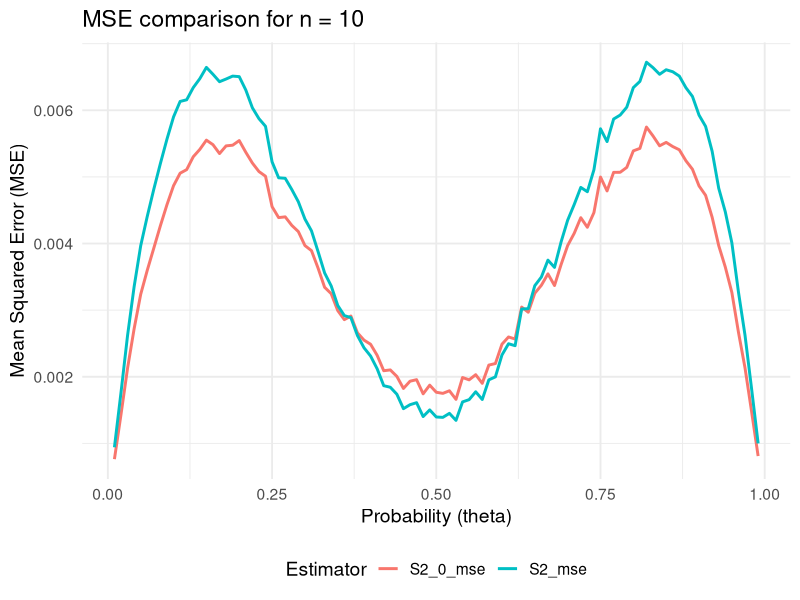
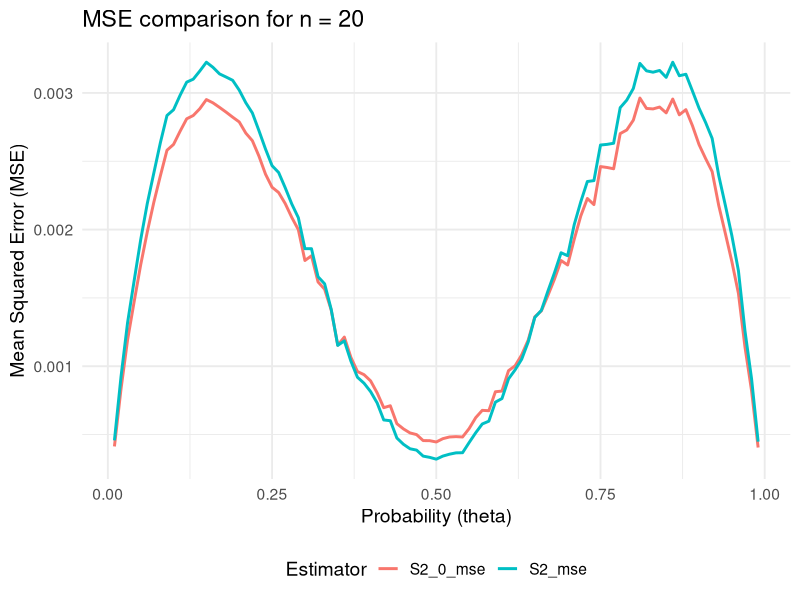
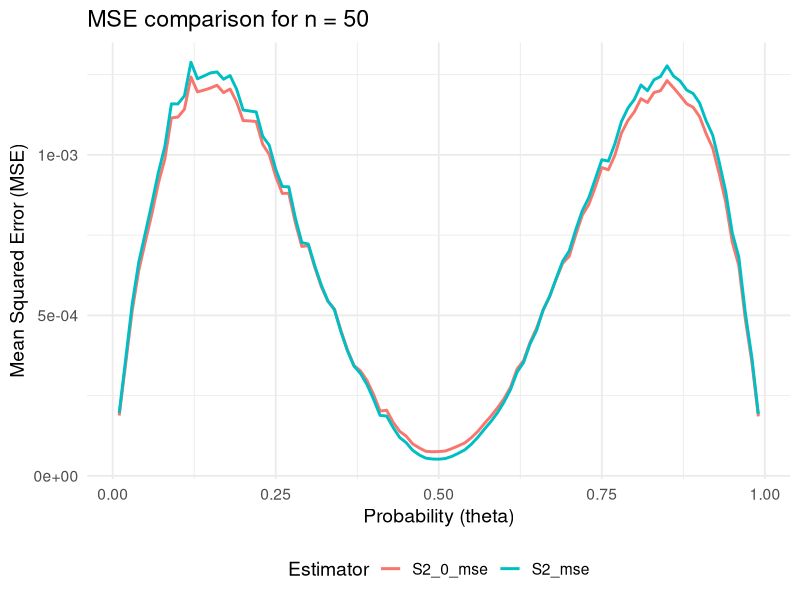
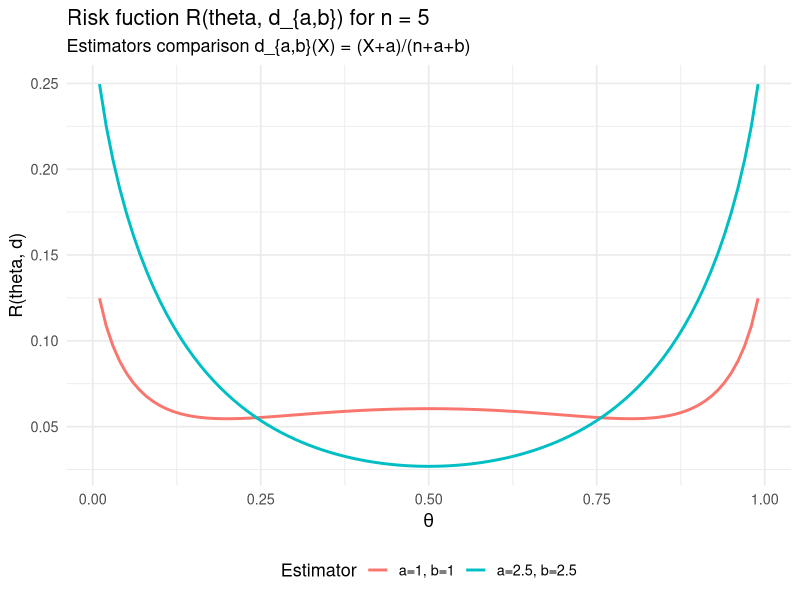
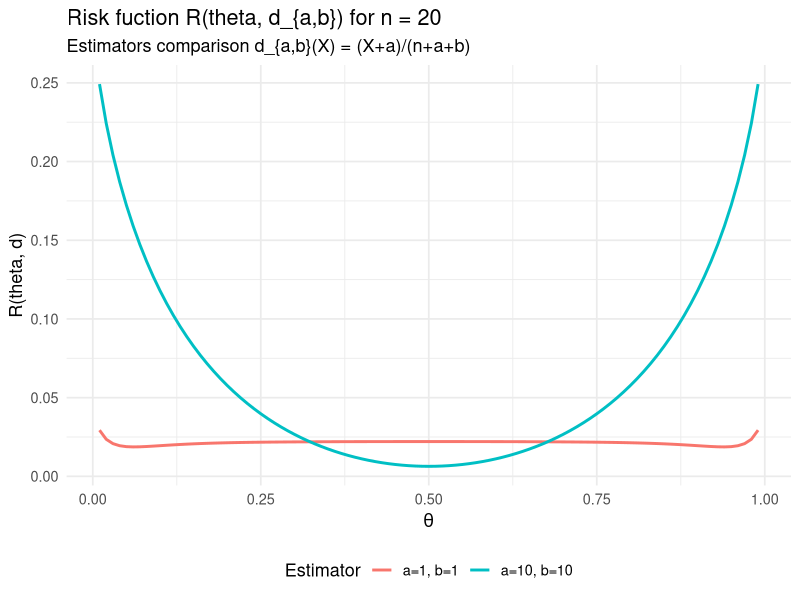
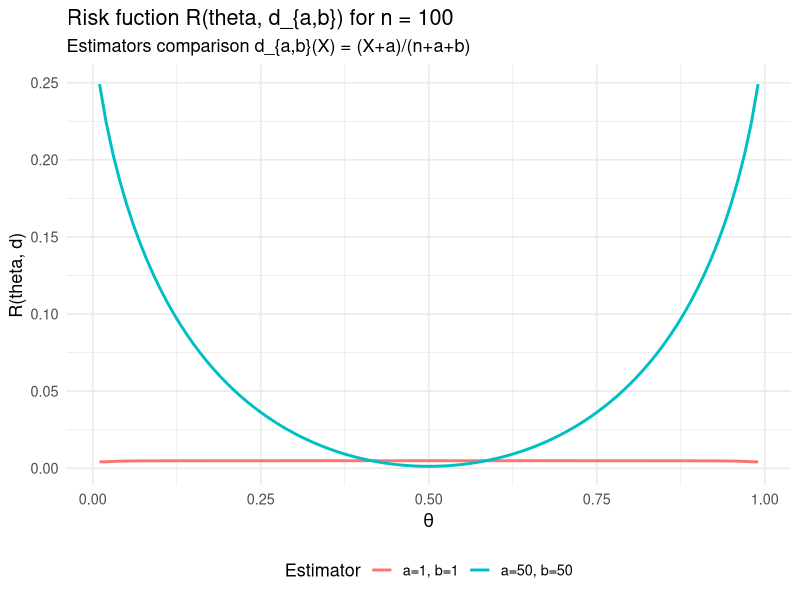

R code for these plots, in order:
library(xtable)
library(ggplot2)
library(tidyr)
library(dplyr)
library(gridExtra)
library(RColorBrewer)

mse_var_estimators <- function(n, theta, nsim = 5000) {
  
  true_var <- theta * (1 - theta)
  
  sims_mse <- replicate(nsim, {
    x <- rbinom(n, size = 1, prob = theta)
    xbar <- mean(x)
    s2_0 <- sum((x - xbar)^2) / n
    s2   <- sum((x - xbar)^2) / (n - 1) 
    c(s2_0 = s2_0, s2 = s2)
  })
  
  est_means <- rowMeans(sims_mse)
  biases <- est_means - true_var
  variances <- apply(sims_mse, 1, var)
  mses <- variances + biases^2
  
  list(
    n = n,
    theta = theta,
    true_var = true_var,
    mean = est_means,
    bias = biases,
    var = variances,
    mse = mses
  )
}

params <- expand.grid(
  n = c(10, 20, 50),
  theta = seq(0.01, 0.99, by = 0.01) 
)

results <- apply(params, 1, function(row) {
  n <- as.numeric(row[1])
  theta <- as.numeric(row[2])
  res <- mse_var_estimators(n, theta, nsim = 5000) 
  data.frame(
    n = n,
    theta = theta,
    true_var = res$true_var,
    S2_0_mse = res$mse["s2_0"],
    S2_mse = res$mse["s2"]
  )
})

results <- do.call(rbind, results)


results_long <- pivot_longer(
  results,
  cols = c(S2_0_mse, S2_mse), 
  names_to = "Estimator",     
  values_to = "MSE"          )

  
p1 <- ggplot(results_long %>% filter(n == 10), aes(x = theta, y = MSE, color = Estimator)) +
  geom_line(linewidth = 1) +
  labs(title = "MSE comparison for n = 10",
       x = "Probability (theta)", 
       y = "Mean Squared Error (MSE)",
       color = "Estimator") +
  theme_minimal(base_size = 14) +
  theme(legend.position = "bottom")


p2 <- ggplot(results_long %>% filter(n == 20), aes(x = theta, y = MSE, color = Estimator)) +
  geom_line(linewidth = 1) +
  labs(title = "MSE comparison for n = 20",
       x = "Probability (theta)", 
       y = "Mean Squared Error (MSE)",
       color = "Estimator") +
  theme_minimal(base_size = 14) +
  theme(legend.position = "bottom")


p3 <- ggplot(results_long %>% filter(n == 50), aes(x = theta, y = MSE, color = Estimator)) +
  geom_line(linewidth = 1) +
  labs(title = "MSE comparison for n = 50",
       x = "Probability (theta)", 
       y = "Mean Squared Error (MSE)",
       color = "Estimator") +
  theme_minimal(base_size = 14) +
  theme(legend.position = "bottom")

print(p1)
print(p2)
print(p3)



risk_entropy_da_b <- function(n, theta, a, b) {
  
  x <- 0:n
  d_x <- (x + a) / (n + a + b)
  
  L <- theta * log(theta / d_x) + (1 - theta) * log((1 - theta) / (1 - d_x))
  
  p_x <- dbinom(x, size = n, prob = theta)
  
  R <- sum(p_x * L)
  return(R)
}

risk_curve <- function(n, thetas, a, b) {
  sapply(thetas, function(th) risk_entropy_da_b(n = n, theta = th, a = a, b = b))
}

n_values <- c(5, 20, 100) 
thetas <- seq(0.01, 0.99, by = 0.01)
param_sets <- list(
  list(a = 1, b = 1, label = "a=1, b=1"),
  list(a = NA, b = NA, label = "a=n/2, b=n/2 (shrink to 1/2)")
)

df_list <- list()
for (n in n_values) {
  for (ps in param_sets) {
    if (is.na(ps$a)) {
      a <- n / 2
      b <- n / 2
      label <- paste0("a=", n/2, ", b=", n/2) 
    } else {
      a <- ps$a; b <- ps$b; label <- ps$label
    }
    Rvals <- risk_curve(n = n, thetas = thetas, a = a, b = b)
    df_list[[length(df_list) + 1]] <- data.frame(
      n = n,
      theta = thetas,
      risk = Rvals,
      estimator = label
    )
  }
}
df <- bind_rows(df_list)


plot_list <- list()
for (n_val in n_values) {
  df_subset <- filter(df, n == n_val)
  
  p <- ggplot(df_subset, aes(x = theta, y = risk, color = estimator)) +
    geom_line(linewidth = 1) +
    labs(
      title = paste("Risk fuction R(theta, d_{a,b}) for n =", n_val),  
      subtitle = "Estimators comparison d_{a,b}(X) = (X+a)/(n+a+b)",
      x = expression(theta),
      y = "R(theta, d)",
      color = "Estimator"
    ) +
    theme_minimal(base_size = 13) +
    theme(legend.position = "bottom")
  
  plot_list[[paste0("n_", n_val)]] <- p
}


for (p in plot_list) {
  print(p)
}




r_pi <- function(n, a, b, alpha = 1, beta = 1, rel.tol = 1e-6) {
  integrand <- function(theta) {
    sapply(theta, function(th) risk_entropy_da_b(n = n, theta = th, a = a, b = b)) *
      dbeta(theta, alpha, beta)
  }
  
  res <- try(integrate(integrand, lower = 0, upper = 1, rel.tol = rel.tol, 
                       subdivisions = 200L), silent = TRUE)
  res$value
}

grid_search_ab <- function(n, alpha = 1, beta = 1, 
                           a_seq = seq(0.01, n, length.out = 40), 
                           b_seq = seq(0.01, n, length.out = 40)) {
  best_val <- Inf
  best_ab <- c(NA, NA)
  for (a in a_seq) {
    for (b in b_seq) {
      val <- r_pi(n, a, b, alpha, beta)
      if (val < best_val) {
        best_val <- val
        best_ab <- c(a, b)
      }
    }
  }
  list(a = best_ab[1], b = best_ab[2], risk = best_val)
}

refine_opt_ab <- function(n, a0, b0, alpha = 1, beta = 1) {
  fun_log <- function(par) {
    a <- exp(par[1]); b <- exp(par[2])
    r_pi(n, a, b, alpha, beta)
  }
  start <- log(c(a0, b0))
  opt <- optim(start, fn = fun_log, method = "Nelder-Mead",
               control = list(maxit = 500))
  a_opt <- exp(opt$par[1]); b_opt <- exp(opt$par[2])
  list(a = a_opt, b = b_opt, risk = opt$value, optim_result = opt)
}

find_optimal_ab <- function(n, alpha = 1, beta = 1,
                            a_seq = seq(0.01, n, length.out = 40),
                            b_seq = seq(0.01, n, length.out = 40)) {
  grid <- grid_search_ab(n, alpha, beta, a_seq, b_seq)
  refined <- refine_opt_ab(n, grid$a, grid$b, alpha, beta)
  list(grid = grid, refined = refined)
}

n_values <- c(5, 20, 50)

results <- lapply(n_values, function(n) {
  res <- find_optimal_ab(n, alpha = 1, beta = 1,
                         a_seq = seq(0.01, n, length.out = 40),
                         b_seq = seq(0.01, n, length.out = 40))
  risk_1_1 <- r_pi(n, 1, 1, 1, 1)
  list(n = n, grid = res$grid, refined = res$refined, risk_a1b1 = risk_1_1)
})

  



results_df <- do.call(rbind, lapply(results, function(res) {
  data.frame(
    n = res$n,
    a_opt = res$refined$a,
    b_opt = res$refined$b,
    risk_opt = res$refined$risk,
    risk_a1b1 = res$risk_a1b1
  )
}))

print(results_df)
